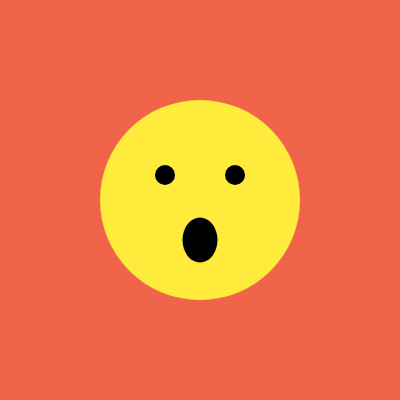
Frame 1 (no input)
Frame 60 (no input): identical to frame 1, image omitted
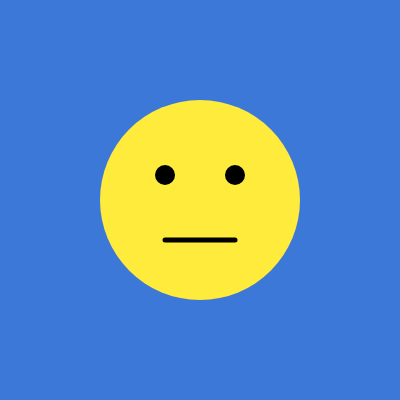
Frame 120 (the mouse pressed at the canvas centre since frame 60)

The p5.js sketch that drew these frames (run headless with seeded random() and noise() and a simulated clock; from frame 60 on, the mouse is pressed at the canvas centre):

// p5.js sketch
// ── sketch.js
// DM2008 — Activity 3a [Guided]
// Array Sampler (25 min)
//
// An array stores a list of values — here it's colors, but it could be
// sizes, positions, or anything else.
// Press any key to cycle through the array one item at a time.
//
// Try these:
// - Replace the colors with your own values (sizes, positions, text).
// - Use mousePressed() instead of keyPressed().
// - Use push() to add new items or splice() to remove them.
// - Loop through the whole array to draw all items at once.
//
// Stretch: visualize all items in the array simultaneously instead of one at a time.

let expressions = ["surprised", "neutral"];
let palette = ["#f06449", "#3c78d8"];
let currentIndex = 0;

function setup() {
  createCanvas(400, 400);
  noStroke();
}

function draw() {
  background(palette[currentIndex]);

  noStroke();
  fill("#ffeb3b");
  ellipse(width / 2, height / 2, 200);

  fill(0);
  ellipse(165, 175, 20);
  ellipse(235, 175, 20);

  if (expressions[currentIndex] == "surprised") {
    ellipse(200, 240, 35, 45);
  } else {
    stroke(0);
    strokeWeight(5);
    line(165, 240, 235, 240);
  }
}

function mousePressed() {
  currentIndex++; // shorthand for currentIndex += 1

  // Wrap back to the start when we reach the end
  if (currentIndex >= expressions.length) {
    currentIndex = 0;
  }

  console.log("Current index:", currentIndex, "→", expressions[currentIndex]);
}
